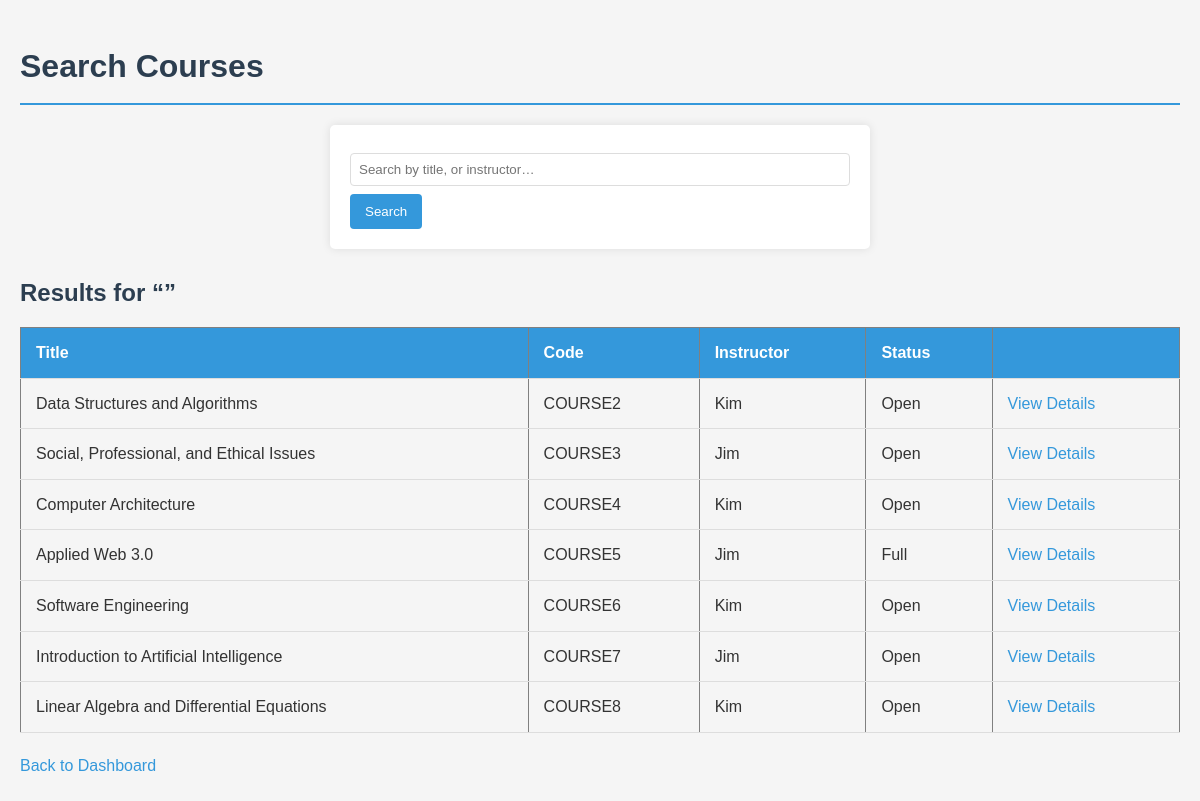
/search-classes/ (signed in), run on the app's committed database.
### administration/models.py (models this page shows, shortened)
class Course(models.Model):
    title = models.CharField(max_length=200)
    code = models.CharField(max_length=20, default='UNKN101')
    description = models.TextField()
    seat_limit = models.PositiveIntegerField()
    prerequisites = models.ManyToManyField('self', blank=True, symmetrical=False)
    instructor = models.ForeignKey(settings.AUTH_USER_MODEL,on_delete=models.SET_NULL, null=True, related_name='courses')

### student/views.py (the view)
# urls.py: path('search-classes/',               login_required(student_course_search),         name='student-class-search'),
@login_required
def student_course_search(request):
    query = request.GET.get('q', '')
    courses = Course.objects.filter(Q(title__icontains=query) | Q(instructor__username__icontains=query)).distinct().select_related('instructor')
    return render(request, 'student/course_search_results.html', {'courses': courses, 'query': query})

### templates/student/course_search_results.html (shortened to what this page needs)
<!DOCTYPE html>
<html lang="en">
<head>
    {% load static %}
  <link rel="stylesheet" href="{% static 'css/style.css' %}">
</head>
<body>
  <h1>Search Courses</h1>
  <form method="get" action="{% url 'student-class-search' %}">
    <input
      type="text"
      name="q"
      placeholder="Search by title, or instructor…"
      value="{{ query }}"
      autofocus
    >
    <button type="submit">Search</button>
  </form>
  <h2>Results for “{{ query }}”</h2>
  {% if courses %}
    <table border="1" cellpadding="4">
      <thead>
        <tr>
          <th>Title</th>
          <th>Code</th>
          <th>Instructor</th>
          <th>Status</th>
          <th></th>
        </tr>
      </thead>
      <tbody>
        {% for course in courses %}
          <tr>
            <td>{{ course.title }}</td>
            <td>{{ course.code }}</td>
            <td>{{ course.instructor.username }}</td>
            <td>
              {% if course.enrollments.count < course.seat_limit %}
                Open
              {% else %}
                Full
              {% endif %}
            </td>
            <td>
              <a href="{% url 'student-course-detail' course.id %}">View Details</a>
            </td>
          </tr>
        {% endfor %}
      </tbody>
    </table>
  {% else %}
    <p>No courses match your search.</p>
  {% endif %}
  <p><a href="{% url 'student-dashboard' %}">Back to Dashboard</a></p>
</body>
</html>

### static/css/style.css (style rules this page uses)
body { font-family: Arial, Helvetica, sans-serif; background-color: #f5f5f5; color: #333; line-height: 1.6; margin: 0; padding: 20px; }
h1 { color: #2c3e50; border-bottom: 2px solid #3498db; padding-bottom: 10px; margin-bottom: 20px; }
h2 { color: #2c3e50; margin-top: 25px; margin-bottom: 15px; }
table { width: 100%; border-collapse: collapse; margin-bottom: 20px; }
th, td { padding: 12px 15px; text-align: left; border-bottom: 1px solid #ddd; }
th { background-color: #3498db; color: white; }
input, select, textarea { width: 100%; padding: 8px; margin: 8px 0; border: 1px solid #ddd; border-radius: 4px; box-sizing: border-box; }
button, input[type="submit"] { background-color: #3498db; color: white; padding: 10px 15px; border: none; border-radius: 4px; cursor: pointer; }
a { color: #3498db; text-decoration: none; }
form { max-width: 500px; margin: 0 auto; background: white; padding: 20px; border-radius: 5px; box-shadow: 0 0 10px rgba(0,0,0,0.1); }

### data on the page
Course: title "Data Structures and Algorithms", code "COURSE2", instructor.username "Kim", seat_limit "Open"
Course: title "Social, Professional, and Ethical Issues", code "COURSE3", instructor.username "Jim", seat_limit "Open"
Course: title "Computer Architecture", code "COURSE4", instructor.username "Kim", seat_limit "Open"
Course: title "Applied Web 3.0", code "COURSE5", instructor.username "Jim", seat_limit "Full"
Course: title "Software Engineering", code "COURSE6", instructor.username "Kim", seat_limit "Open"
Course: title "Introduction to Artificial Intelligence", code "COURSE7", instructor.username "Jim", seat_limit "Open"
Course: title "Linear Algebra and Differential Equations", code "COURSE8", instructor.username "Kim", seat_limit "Open"
